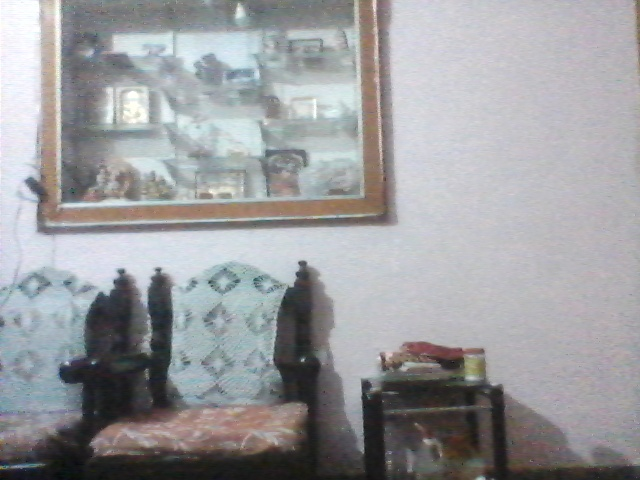
#> input picture harry cloak/img.jpeg, 640 x 480 px
$ python cloak.py
#> lines starting #> are read from the running program, lines starting #| are printed output that depends on the picture; after the words box and inside, x2 and y2 are one past the last pixel; in counts of white or black regions, pixels touching at a corner belong together
import cv2
import numpy as np
cap = cv2.VideoCapture(0)
back= cv2.imread('./img.jpeg')
#> back is the input picture: shape (480, 640, 3); mean B, G, R 158.7, 156.1, 155.4
while True:
    ret,frame = cap.read()
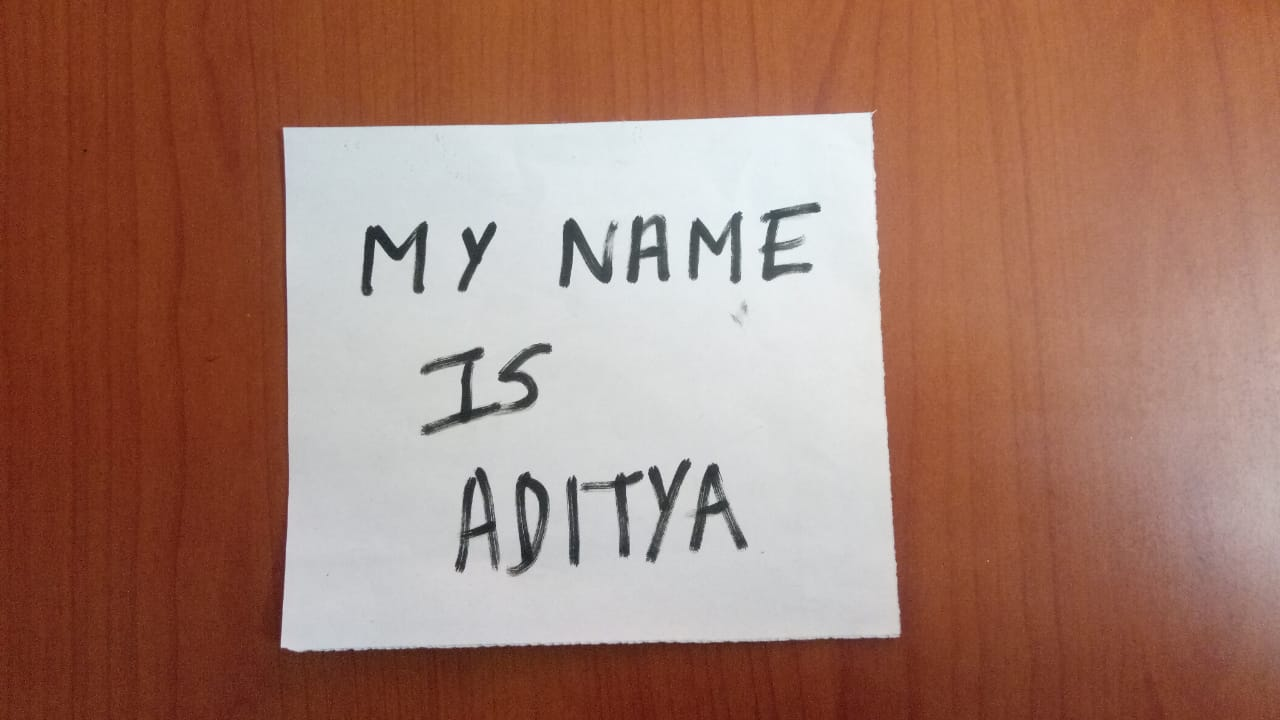
#> input picture document scanner/test.jpg, 1280 x 720 px, given in place of the camera
#> frame is the input picture: shape (720, 1280, 3); mean B, G, R 108.3, 122.9, 162.5

    if ret==False:
        continue

    hsv = cv2.cvtColor(frame,cv2.COLOR_BGR2HSV)
#> hsv: shape (720, 1280, 3); mean H, S, V 38.1, 106.8, 164.2

    #cv2.imshow("frame",hsv)
    red = np.uint8([[[0,0,255]]])
    hsv_red = cv2.cvtColor(red,cv2.COLOR_BGR2HSV)
    #print(hsv_red)

    l_red = np.array([0,100,100])
    u_red = np.array([10,255,255])
    mask = cv2.inRange(hsv,l_red,u_red)
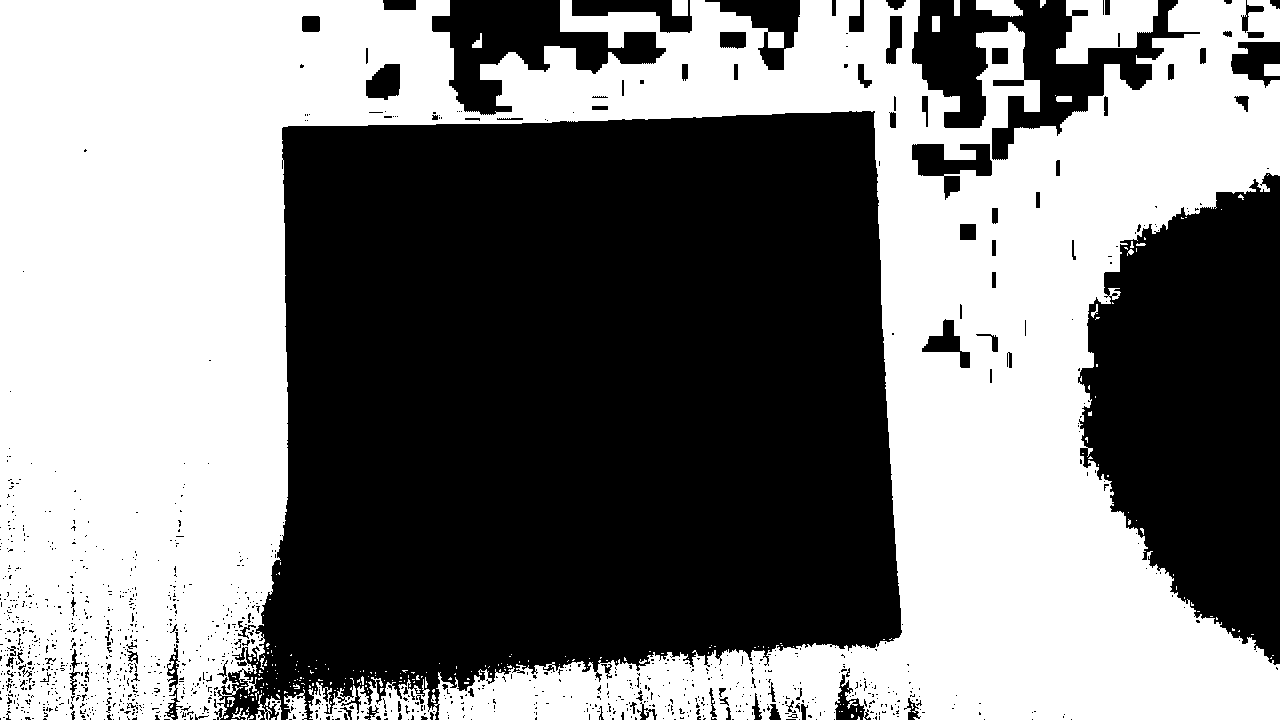
#> mask: shape (720, 1280); 50.7% white; 1221 black regions (1106 under 20 px), largest, box (x1, y1, x2, y2) and area: (214, 111, 902, 720) 334026, (1078, 173, 1280, 665) 69160, (912, 0, 1200, 160) 17683
    #cv2.imshow("frame",mask)

#> (the run stopped early here; a loop or call above may not have finished)
